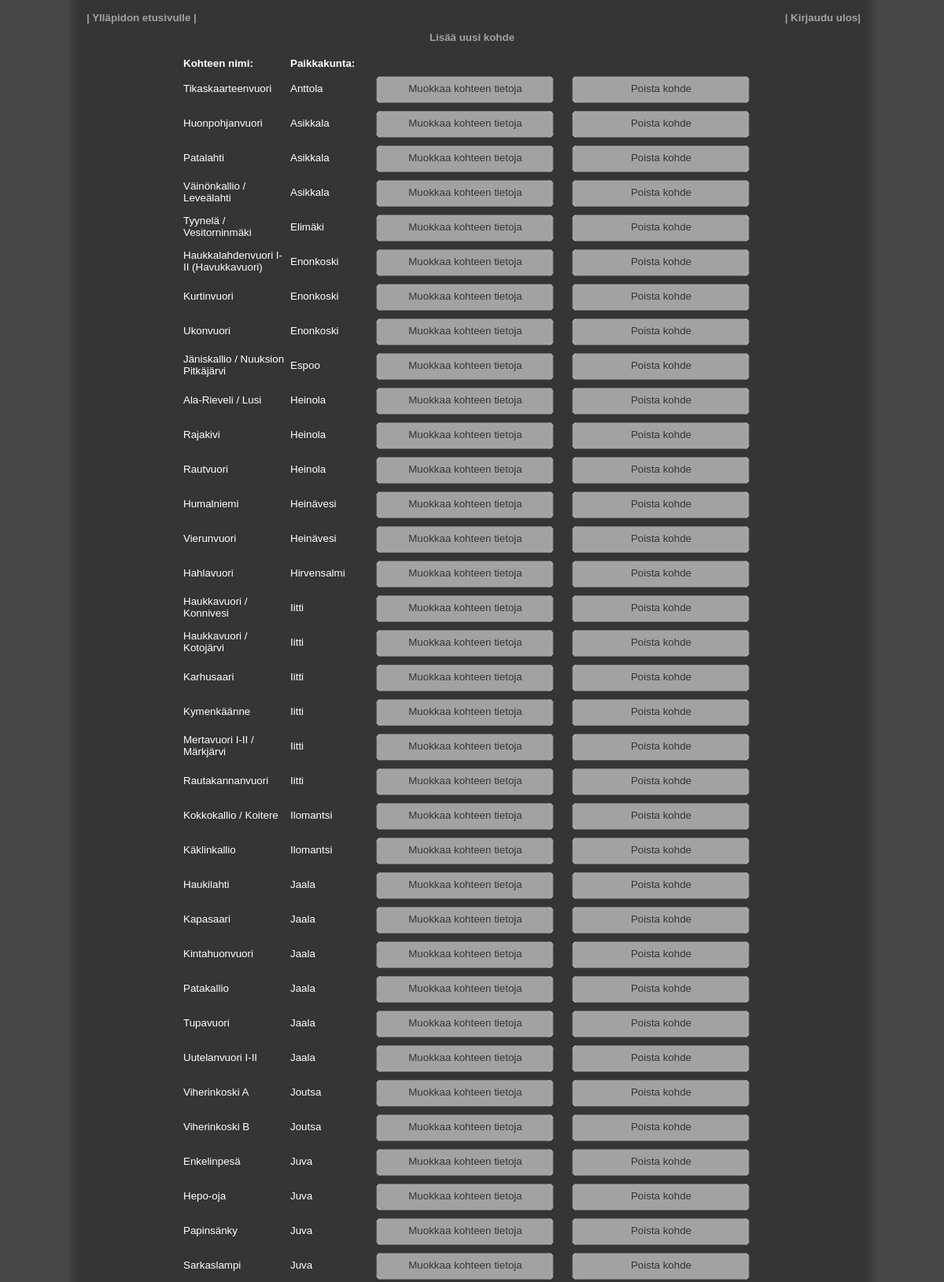
The app's page /admin/index.php (signed in, upper part) with its own data.
### tables this page shows
CREATE TABLE `maalaukset` (
  `maalaus_id` int(10) NOT NULL AUTO_INCREMENT,
  `maalaus_nimi` varchar(60) DEFAULT NULL,
  `paikkakunta` varchar(60) DEFAULT NULL,
  `kuvaus` text,
  `peruskartta` varchar(20) DEFAULT NULL,
  `karttanimi` varchar(60) DEFAULT NULL,
  `N` varchar(20) DEFAULT NULL,
  `E` varchar(20) DEFAULT NULL,
  `lat` decimal(20,14) DEFAULT NULL,
  `lng` decimal(20,14) DEFAULT NULL,
  `x` tinytext,
  `y` tinytext,
  `p` tinytext,
  `i` tinytext,
  `paavesistoalue` text,
  PRIMARY KEY (`maalaus_id`)
);

### admin/a_list.php (the view, shortened to what this page needs)
	<table class="list2">
		<tr>
			<td><b> Kohteen nimi: <b/></td>
			<td><b> Paikkakunta: <b/></td>
		</tr>
<?php $kysely = mysql_query("SELECT * FROM maalaukset;");
		while ($maalaukset = mysql_fetch_array($kysely)) {
				$id = $maalaukset["maalaus_id"];?>
		<tr>
			<td><?php print $maalaukset["maalaus_nimi"]?></a></td>
			<td><?php print $maalaukset["paikkakunta"]?></td>
				<form method="post" action="index.php">
			<td><input type="submit" class="button" name="edit" value="Muokkaa kohteen tietoja"/></td>
			<td><input type="submit" class="button" name="remove" value="Poista kohde"/><td>
			</form>
		<?php	} ?>
		</tr>
	</table>

### includes/style.css (style rules this page uses)
html,body { background-color: #464647; font: 10pt Verdana, sans-serif ; color: #ffffff; margin:0; padding:0; height:100%; text-align: center; }
.button { height: 40px; width: 245px; background-image: url('images/button.png'); background-color: #A3A2A2; color: #353535; border: 0px; }
.list2 { width: 740px; margin-left: 125px; margin-bottom: 5px; text-align: left; }

### records on screen
maalaukset: maalaus_nimi "Tikaskaarteenvuori", paikkakunta "Anttola"
maalaukset: maalaus_nimi "Huonpohjanvuori", paikkakunta "Asikkala"
maalaukset: maalaus_nimi "Patalahti", paikkakunta "Asikkala"
maalaukset: maalaus_nimi "Väinönkallio / Leveälahti", paikkakunta "Asikkala"
maalaukset: maalaus_nimi "Tyynelä / Vesitorninmäki", paikkakunta "Elimäki"
maalaukset: maalaus_nimi "Haukkalahdenvuori I-II (Havukkavuori)", paikkakunta "Enonkoski"
maalaukset: maalaus_nimi "Kurtinvuori", paikkakunta "Enonkoski"
maalaukset: maalaus_nimi "Ukonvuori", paikkakunta "Enonkoski"
maalaukset: maalaus_nimi "Jäniskallio / Nuuksion Pitkäjärvi", paikkakunta "Espoo"
maalaukset: maalaus_nimi "Ala-Rieveli / Lusi", paikkakunta "Heinola"
maalaukset: maalaus_nimi "Rajakivi", paikkakunta "Heinola"
maalaukset: maalaus_nimi "Rautvuori", paikkakunta "Heinola"
maalaukset: maalaus_nimi "Humalniemi", paikkakunta "Heinävesi"
maalaukset: maalaus_nimi "Vierunvuori", paikkakunta "Heinävesi"
maalaukset: maalaus_nimi "Hahlavuori", paikkakunta "Hirvensalmi"
maalaukset: maalaus_nimi "Haukkavuori / Konnivesi", paikkakunta "Iitti"
maalaukset: maalaus_nimi "Haukkavuori / Kotojärvi", paikkakunta "Iitti"
maalaukset: maalaus_nimi "Karhusaari", paikkakunta "Iitti"
maalaukset: maalaus_nimi "Kymenkäänne", paikkakunta "Iitti"
maalaukset: maalaus_nimi "Mertavuori I-II / Märkjärvi", paikkakunta "Iitti"
maalaukset: maalaus_nimi "Rautakannanvuori", paikkakunta "Iitti"
maalaukset: maalaus_nimi "Kokkokallio / Koitere", paikkakunta "Ilomantsi"
maalaukset: maalaus_nimi "Käklinkallio", paikkakunta "Ilomantsi"
maalaukset: maalaus_nimi "Haukilahti", paikkakunta "Jaala"
maalaukset: maalaus_nimi "Kapasaari", paikkakunta "Jaala"
maalaukset: maalaus_nimi "Kintahuonvuori", paikkakunta "Jaala"
maalaukset: maalaus_nimi "Patakallio", paikkakunta "Jaala"
maalaukset: maalaus_nimi "Tupavuori", paikkakunta "Jaala"
maalaukset: maalaus_nimi "Uutelanvuori I-II", paikkakunta "Jaala"
maalaukset: maalaus_nimi "Viherinkoski A", paikkakunta "Joutsa"
maalaukset: maalaus_nimi "Viherinkoski B", paikkakunta "Joutsa"
maalaukset: maalaus_nimi "Enkelinpesä", paikkakunta "Juva"
maalaukset: maalaus_nimi "Hepo-oja", paikkakunta "Juva"
maalaukset: maalaus_nimi "Papinsänky", paikkakunta "Juva"
maalaukset: maalaus_nimi "Sarkaslampi", paikkakunta "Juva"
